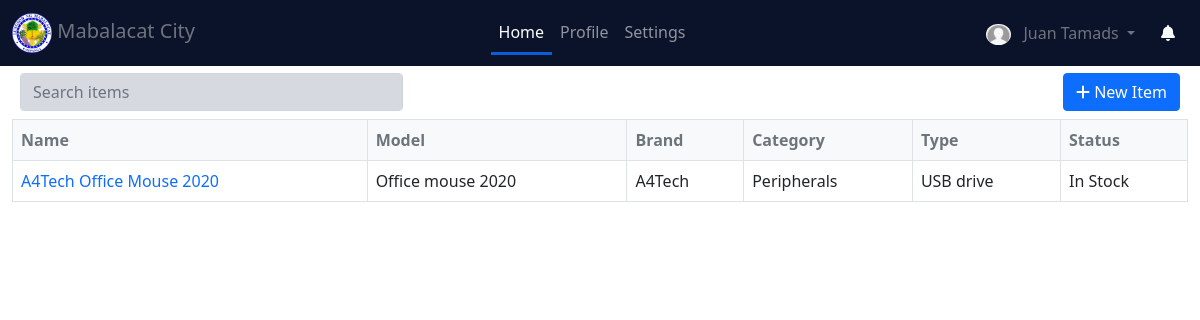
Screenshot of / (signed in) with the database file from the repository.
### website/models.py (models this page shows)
class User(db.Model, UserMixin):
    id = db.Column(db.Integer, primary_key=True)
    image = db.Column(db.String(255), default="default.png")
    name = db.Column(db.String(150), unique=True)
    username = db.Column(db.String(150), unique=True)
    password = db.Column(db.String(150))
    email = db.Column(db.String(150), unique=True)
    number = db.Column(db.Integer, unique=True)
    role = db.Column(db.String(150), default="User")
    activated = db.Column(db.Integer, default=0)
    created_at = db.Column(db.DateTime(timezone=True), default=func.now())
    updated_at = db.Column(db.DateTime(timezone=True), default=func.now())
    items = db.relationship('Item')
    feedbacks = db.relationship('Feedback', backref='user')
    issues = db.relationship('Issue', backref='user')
    logs = db.relationship('Log', backref='user')

class Item(db.Model):
    id = db.Column(db.Integer, primary_key=True)
    name = db.Column(db.String(150))
    model = db.Column(db.String(150))
    brand = db.Column(db.String(150))
    serial_number = db.Column(db.String(150))
    category = db.Column(db.String(150))
    item_type = db.Column(db.String(150))
    department = db.Column(db.String(150))
    remarks = db.Column(db.String(150), default="none")
    image = db.Column(db.String(255))
    status = db.Column(db.String(150))
    pr_number = db.Column(db.Integer)
    isApprove = db.Column(db.Integer, default=0)
    created_at = db.Column(db.DateTime(timezone=True), default=func.now())
    updated_at = db.Column(db.DateTime(timezone=True), default=func.now())
    user_id = db.Column(db.Integer, db.ForeignKey("user.id"))
    specs = db.relationship('Spec')
    operators = db.relationship('Operator')
    adminNotifs = db.relationship('AdminNotification')
    itemNotifs = db.relationship('ItemNotification')
    itemApproval = db.relationship('ItemApproval')

### website/inventory.py (the view)
@inventory.route('/')
@login_required
def inventory_home():
    items = Item.query.filter_by(isApprove=1).order_by(desc(Item.created_at)).all()
    return render_template("home.html", items=items)

### website/templates/home.html (shortened to what this page needs)
{% extends "base.html" %}
{% block main_content %}
<div style="margin-top: 65px;" class="container-fluid">
    <div class="row p-2">
        <div class="col-sm-8">
            <input type="text" placeholder="Search items" class="form-control w-50" style="background-color: #d7d9e0;" id="myInput">
        </div>
        <div class="col-sm-4">
            <div class="float-end">
                {% if current_user.activated == 1 %}
                    {% if current_user.role == "User" %}
                        <a href="/new_item" class="btn btn-primary">
                            <i class="fa fa-plus" aria-hidden="true"></i> New Item
                        </a>
                    {% endif %}
                {% else %}
                    <a href="#" class="btn btn-primary disabled">
                        <i class="fa fa-plus" aria-hidden="true"></i> New Item
                    </a>
                {% endif %}
            </div>
        </div>
    </div>
    <div class="table-responsive">
        <table class="table table-fixed table-bordered">
            <thead class="bg-light text-muted">
                <tr>
                    <th>Name</th>
                    <th>Model</th>
                    <th>Brand</th>
                    <th>Category</th>
                    <th>Type</th>
                    <th>Status</th>
                </tr>
            </thead>
            <tbody id="itemsTable" class="bg-white">
                {% for item in items %}
                <tr>
                    <td><a href="/view_item/{{ item.id }}" style="text-decoration: none;">{{item.name}}</a></td>
                    <td>{{item.model}}</td>
                    <td>{{item.brand}}</td>
                    <td>{{item.category}}</td>
                    <td>{{item.item_type}}</td>
                    <td>{{item.status}}</td>
                </tr>
                {% endfor %}
            </tbody>
        </table>
    </div>
</div>
{% endblock %}

### website/templates/base.html (shortened to what this page needs)
<!DOCTYPE html>
<html lang="en">
<head>
    <link href="{{ url_for('static', filename='css/bootstrap.min.css') }}" rel="stylesheet">
    <link href="{{ url_for('static', filename='custom.css') }}" rel="stylesheet">
    <link rel="stylesheet" href="//cdn.datatables.net/1.10.24/css/jquery.dataTables.min.css">
    <link href="{{ url_for('static', filename='css/bootstrap-lightbox.min.css') }}" rel="stylesheet">
</head>
<body>
    <nav class="navbar fixed-top navbar-expand-lg navbar-dark theme_bg">
        <div class="container-fluid">
          <div class="collapse navbar-collapse" id="navbarTogglerDemo01">
            <a class="navbar-brand text-muted" href="/">
                <img src="{{ url_for('static', filename='logo.png') }}" height="40px">
                Mabalacat City
            </a>
            <ul class="navbar-nav mx-auto mb-2 mb-lg-0">
                <li class="nav-item">
                  <a class="nav-link" href="/" {% if request.url_rule.endpoint == "inventory.inventory_home" %}id="nav_active"{% endif %}>Home</a>
                </li>
              <li class="nav-item">
                <a class="nav-link" href="/profile" {% if request.url_rule.endpoint == "auth.profile" %}id="nav_active"{% endif %}>Profile</a>
              </li>
              <li class="nav-item">
                <a class="nav-link" href="/settings" {% if request.url_rule.endpoint == "auth.settings" %}id="nav_active"{% endif %}>Settings</a>
              </li>
            </ul>
            <div class="d-flex">
                <div class="dropdown">
                    <button class="btn theme_bg text-muted dropdown-toggle" type="button" id="dropdownMenuButton1" data-bs-toggle="dropdown" aria-expanded="false">
                      {% if current_user.image %}
                        <img src="{{ url_for('static', filename='item_images/'+current_user.image) }}" style="border-radius: 50%; width: 25px;">
                      {% else %}
                          <img src="{{ url_for('static', filename='item_images/default.png') }}" style="border-radius: 50%; width: 25px;">
                      {% endif %}
                      {{ current_user.name }}
                    </button>
                </div>
                <a class="btn text-light" href="/item_notification">
                  <i class="fa fa-bell" aria-hidden="true"></i>
                </a>
            </div>
          </div>
        </div>
      </nav>
    {% block main_content %}
    {% endblock %}
</body>
</html>

### website/static/custom.css (style rules this page uses)
.theme_bg { background-color: #0b132b; }

### website/templates/base.html (style rules this page uses)
.theme_bg { background-color: #0b132b; }
#nav_active { border-bottom: 3px solid #0b5ed7; color: white; }

### rows the page displays
User: image (placeholder picture), name "Juan Tamads"
Item: name "A4Tech Office Mouse 2020", model "Office mouse 2020", brand "A4Tech", category "Peripherals", item_type "USB drive", status "In Stock"
